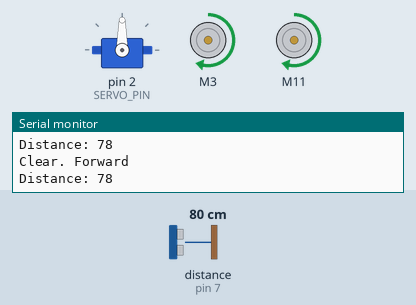
This sketch was run on a simulated Arduino Uno, built with avr-gcc and run on an emulated ATmega328P. Shown: servo, 2 × DC motor (green arrow = forward, orange = backward, longer = faster), the last lines printed to the serial monitor. Wiring (inferred from the names in the program): ultrasonic range finder: trigger pin 6; echo pin 7. Inputs (shaded band) come from the test bench; at power-on: distance to the obstacle (sensor on pin 7) 80 cm. The echo pulse lasts 58.3 µs per cm.

Above: at 2.1 s.
2.2 s: distance to the obstacle (sensor on pin 7) set to 23 cm
4.0 s: distance to the obstacle (sensor on pin 7) set to 18 cm
At 6.1 s:
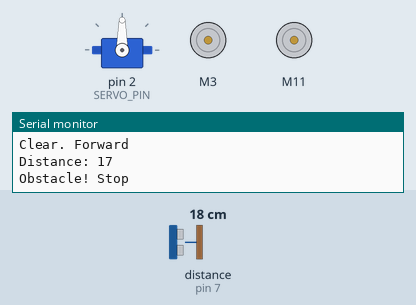
6.7 s: distance to the obstacle (sensor on pin 7) set to 35 cm
At 8.3 s:
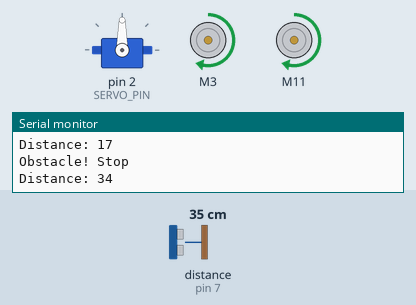
9.3 s: distance to the obstacle (sensor on pin 7) set to 2 cm
At 11.6 s:
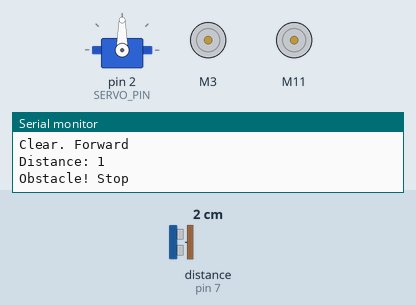
Timing chart, 0 to 12.9 s (numbered marks = the images above; inputs shaded):
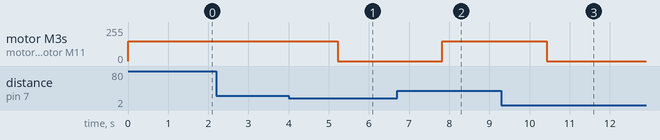

The sketch:

auto_BUs_system.ino
```cpp
#include "CytronMotorDriver.h"
#include <Servo.h>

// Configure the motor driver
CytronMD motor1(PWM_PWM, 3, 9);    // Normal motor1
CytronMD motor2(PWM_PWM, 11, 10);  // Normal motor2

#define TRIG_PIN 6
#define ECHO_PIN 7
#define SERVO_PIN 2

Servo myServo;

//////////////////////////////////////////////////////////////////////


// Basic movement functions
void forward() {
  motor1.setSpeed(150);    // Motor 1 runs forward.
  motor2.setSpeed(150);
  delay(1000);
}

void slowDown() {
  motor1.setSpeed(50);    // Motor 1 runs forward.
  motor2.setSpeed(50);
}

void stopRobot() {
  motor1.setSpeed(0);    // Motor 1 runs forward.
  motor2.setSpeed(0);
}
//////////////////////////////////////////////////////////////////////

void setup() {
  Serial.begin(9600);
  pinMode(TRIG_PIN, OUTPUT);
  pinMode(ECHO_PIN, INPUT);

  myServo.attach(SERVO_PIN);
  myServo.write(90); // Center position at start

}

void loop() {
  digitalWrite(TRIG_PIN, LOW);
  delayMicroseconds(2);
  digitalWrite(TRIG_PIN, HIGH);
  delayMicroseconds(10);
  digitalWrite(TRIG_PIN, LOW);

  long duration = pulseIn(ECHO_PIN, HIGH);
  long distance = duration * 0.034 / 2;

  Serial.print("Distance: ");
  Serial.println(distance);

  if (distance < 20) {
    stopRobot();
    // add servo motor from 0 to 180
    Serial.println("Obstacle! Stop");
    delay(1000);
  } else {
    forward();
    Serial.println("Clear. Forward");
  }

  delay(300);
}
```

Measured:
- the behaviour switches between 21 and 20 cm on distance to the obstacle (sensor on pin 7) (found by bisection; images 0 and 1)
- after the input at 4.0 s, motor M3, motor M11: forward 150/255 → stopped after 1.2 s
- after the input at 6.7 s, motor M3, motor M11: stopped → forward 150/255 after 1.1 s
- after the input at 9.3 s, motor M3, motor M11: forward 150/255 → stopped after 1.1 s
